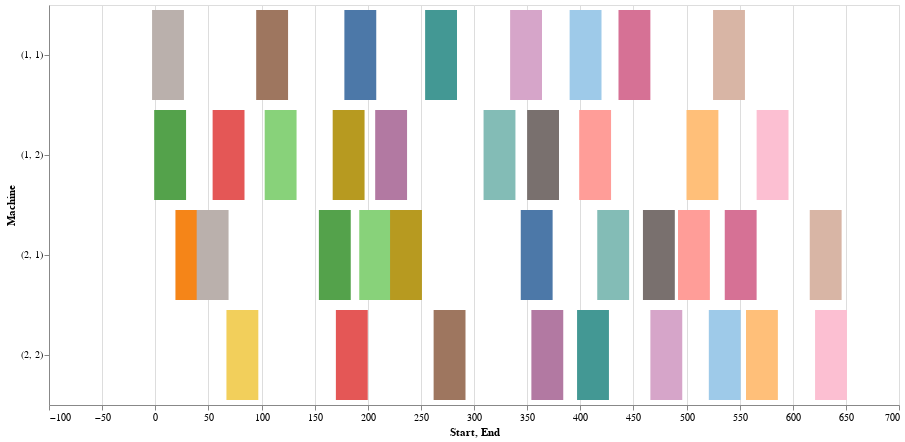

Notebook code cell kept with this figure:
### Code cell
source = pd.DataFrame(schedule)

alt.Chart(source).mark_bar().encode(
    x="Start", x2="End", y="Machine", color=alt.Color('Job', legend=None, scale=alt.Scale(scheme='tableau20')),
).properties(
    width=850,
    height=400
)

### Figure 1 — Vega-Lite specification as saved in the notebook (floating-point values rounded to 4 significant figures)
{"config": {"view": {"continuousWidth": 400, "continuousHeight": 300}}, "data": {"name": "data-8444baf9cc4ed0c3deb8b65977710933"}, "mark": "bar", "encoding": {"color": {"field": "Job", "legend": null, "scale": {"scheme": "tableau20"}, "type": "quantitative"}, "x": {"field": "Start", "type": "quantitative"}, "x2": {"field": "End"}, "y": {"field": "Machine", "type": "nominal"}}, "height": 400, "width": 850, "$schema": "https://vega.github.io/schema/vega-lite/v4.17.0.json", "datasets": {"data-8444baf9cc4ed0c3deb8b65977710933": [{"Machine": "(1, 1)", "Start": -3, "End": 27, "Job": 13}, {"Machine": "(1, 1)", "Start": 95, "End": 125, "Job": 18}, {"Machine": "(1, 1)", "Start": 178, "End": 208, "Job": 0}, {"Machine": "(1, 1)", "Start": 254, "End": 284, "Job": 8}, {"Machine": "(1, 1)", "Start": 334, "End": 364, "Job": 17}, {"Machine": "(1, 1)", "Start": 390, "End": 420, "Job": 1}, {"Machine": "(1, 1)", "Start": 436, "End": 466, "Job": 14}, {"Machine": "(1, 1)", "Start": 525, "End": 555, "Job": 19}, {"Machine": "(1, 2)", "Start": -1, "End": 29, "Job": 4}, {"Machine": "(1, 2)", "Start": 54, "End": 84, "Job": 10}, {"Machine": "(1, 2)", "Start": 103, "End": 133, "Job": 5}, {"Machine": "(1, 2)", "Start": 167, "End": 197, "Job": 6}, {"Machine": "(1, 2)", "Start": 207, "End": 237, "Job": 16}, {"Machine": "(1, 2)", "Start": 309, "End": 339, "Job": 9}, {"Machine": "(1, 2)", "Start": 350, "End": 380, "Job": 12}, {"Machine": "(1, 2)", "Start": 399, "End": 429, "Job": 11}, {"Machine": "(1, 2)", "Start": 500, "End": 530, "Job": 3}, {"Machine": "(1, 2)", "Start": 566, "End": 596, "Job": 15}, {"Machine": "(2, 1)", "Start": 19, "End": 49, "Job": 2}, {"Machine": "(2, 1)", "Start": 39, "End": 69, "Job": 13}, {"Machine": "(2, 1)", "Start": 154, "End": 184, "Job": 4}, {"Machine": "(2, 1)", "Start": 192, "End": 222, "Job": 5}, {"Machine": "(2, 1)", "Start": 221, "End": 251, "Job": 6}, {"Machine": "(2, 1)", "Start": 344, "End": 374, "Job": 0}, {"Machine": "(2, 1)", "Start": 416, "End": 446, "Job": 9}, {"Machine": "(2, 1)", "Start": 459, "End": 489, "Job": 12}, {"Machine": "(2, 1)", "Start": 492, "End": 522, "Job": 11}, {"Machine": "(2, 1)", "Start": 536, "End": 566, "Job": 14}, {"Machine": "(2, 1)", "Start": 616, "End": 646, "Job": 19}, {"Machine": "(2, 2)", "Start": 67, "End": 97, "Job": 7}, {"Machine": "(2, 2)", "Start": 170, "End": 200, "Job": 10}, {"Machine": "(2, 2)", "Start": 262, "End": 292, "Job": 18}, {"Machine": "(2, 2)", "Start": 354, "End": 384, "Job": 16}, {"Machine": "(2, 2)", "Start": 397, "End": 427, "Job": 8}, {"Machine": "(2, 2)", "Start": 466, "End": 496, "Job": 17}, {"Machine": "(2, 2)", "Start": 521, "End": 551, "Job": 1}, {"Machine": "(2, 2)", "Start": 556, "End": 586, "Job": 3}, {"Machine": "(2, 2)", "Start": 621, "End": 651, "Job": 15}]}}
